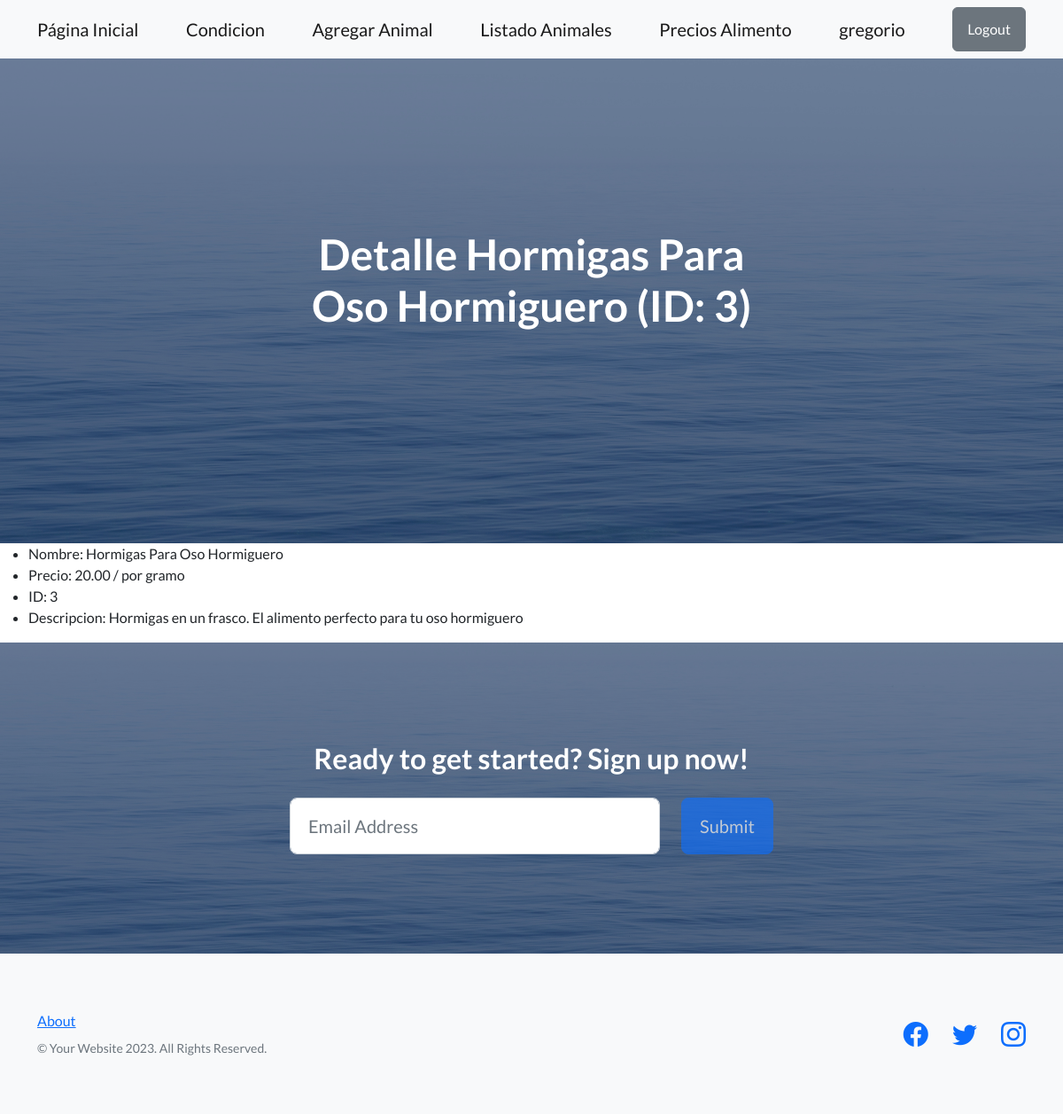
/precios/3/ (signed in), run on the app's committed database.
### precios/models.py (models this page shows, shortened)
class Alimento(models.Model):
    nombre = models.CharField(max_length=100)
    precio = models.DecimalField(max_digits=10, decimal_places=2)
    unidad = models.CharField(max_length=30)
    descripcion = models.CharField(max_length=200)

### precios/views.py (the view)
# urls.py: path('<int:pk>/', views.Ver_alimento.as_view(), name='ver_alimento'),
class Ver_alimento(LoginRequiredMixin, DetailView):
    model = Alimento
    template_name = "ver_alimento.html"

### templates/ver_alimento.html (shortened to what this page needs)
{% extends "main_template.html" %}
{% block texto_principal %}
     Detalle {{alimento.nombre}} (ID: {{alimento.id}})
{% endblock texto_principal %}
{% block main_content %}
<ul>
    <li>Nombre: {{ alimento.nombre }}</li>
    <li>Precio: {{ alimento.precio }} / {{alimento.unidad}}</li>
    <li>ID: {{ alimento.id }}</li>
    <li>Descripcion: {{ alimento.descripcion }}</li>
</ul>
{% endblock main_content %}

### templates/main_template.html (shortened to what this page needs)
<!DOCTYPE html>
<html lang="en">
    {% load static %}
    <head>
        <link href="https://cdn.jsdelivr.net/npm/bootstrap-icons@1.5.0/font/bootstrap-icons.css" rel="stylesheet" type="text/css" />
        <link href={% static "css/styles.css"%} rel="stylesheet" />
    </head>
    <body>
        <nav class="navbar navbar-light bg-light static-top">
            <div class="container">
                <a class= "navbar-brand" href={% url "app_inicial:inicio"%}>Página Inicial</a>
                <a class= "navbar-brand" href={% url "app_inicial:condicion_y_bucle"%}>Condicion</a>
                {% if request.user.is_authenticated %}
                <a class= "navbar-brand" href={% url "app_inicial:crear_animal"%}>Agregar Animal</a>
                <a class= "navbar-brand" href={% url "app_inicial:listado_animales"%}>Listado Animales</a>
                <a class= "navbar-brand" href={% url "precios:lista_precios"%}>Precios Alimento</a>
                <a class= "navbar-brand" href='#'>{{request.user.username}}</a>
                <form action={% url "usuarios:logout" %}  method="POST">
                   <input class="btn btn-secondary" type="submit" value="Logout">
                </form>
                {% else %}
                <a class="btn btn-primary" href={% url "usuarios:login"%}> Login</a>
                <a class="btn btn-info" href={% url "usuarios:registro"%}> Registrarse</a>
                {% endif %}
            </div>
        </nav>
        <header class="masthead">
            <div class="container position-relative">
                <div class="row justify-content-center">
                    <div class="col-xl-6">
                        <div class="text-center text-white">
                            <h1 class="mb-5">
                                {% block texto_principal %}{% endblock texto_principal%}
                            </h1>
                        </div>
                    </div>
                </div>
            </div>
        </header>
        <main>
            {% block main_content %}{% endblock main_content %}
        <main>
        <section class="call-to-action text-white text-center" id="signup">
            <div class="container position-relative">
                <div class="row justify-content-center">
                    <div class="col-xl-6">
                        <h2 class="mb-4">Ready to get started? Sign up now!</h2>
                        <form class="form-subscribe" id="contactFormFooter" data-sb-form-api-token="API_TOKEN">
                            <div class="row">
                                <div class="col">
                                    <input class="form-control form-control-lg" id="emailAddressBelow" type="email" placeholder="Email Address" data-sb-validations="required,email" />
                                </div>
                                <div class="col-auto"><button class="btn btn-primary btn-lg disabled" id="submitButton" type="submit">Submit</button></div>
                            </div>
                        </form>
                    </div>
                </div>
            </div>
        </section>
        <footer class="footer bg-light">
            <div class="container">
                <div class="row">
                    <div class="col-lg-6 h-100 text-center text-lg-start my-auto">
                        <ul class="list-inline mb-2">
                            <li class="list-inline-item"><a href="#!">About</a></li>
                        </ul>
                        <p class="text-muted small mb-4 mb-lg-0">&copy; Your Website 2023. All Rights Reserved.</p>
                    </div>
                    <div class="col-lg-6 h-100 text-center text-lg-end my-auto">
                        <ul class="list-inline mb-0">
                            <li class="list-inline-item me-4">
                                <a href="#!"><i class="bi-facebook fs-3"></i></a>
                            </li>
                            <li class="list-inline-item me-4">
                                <a href="#!"><i class="bi-twitter fs-3"></i></a>
                            </li>
                            <li class="list-inline-item">
                                <a href="#!"><i class="bi-instagram fs-3"></i></a>
                            </li>
                        </ul>
                    </div>
                </div>
            </div>
        </footer>
    </body>
</html>

### data on the page
Alimento: nombre "Hormigas Para Oso Hormiguero", id "3", precio "20.00", unidad "por gramo", descripcion "Hormigas en un frasco. El alimento perfecto para tu oso hormiguero"

### other printed values
{{ request.user.username }} "gregorio"
